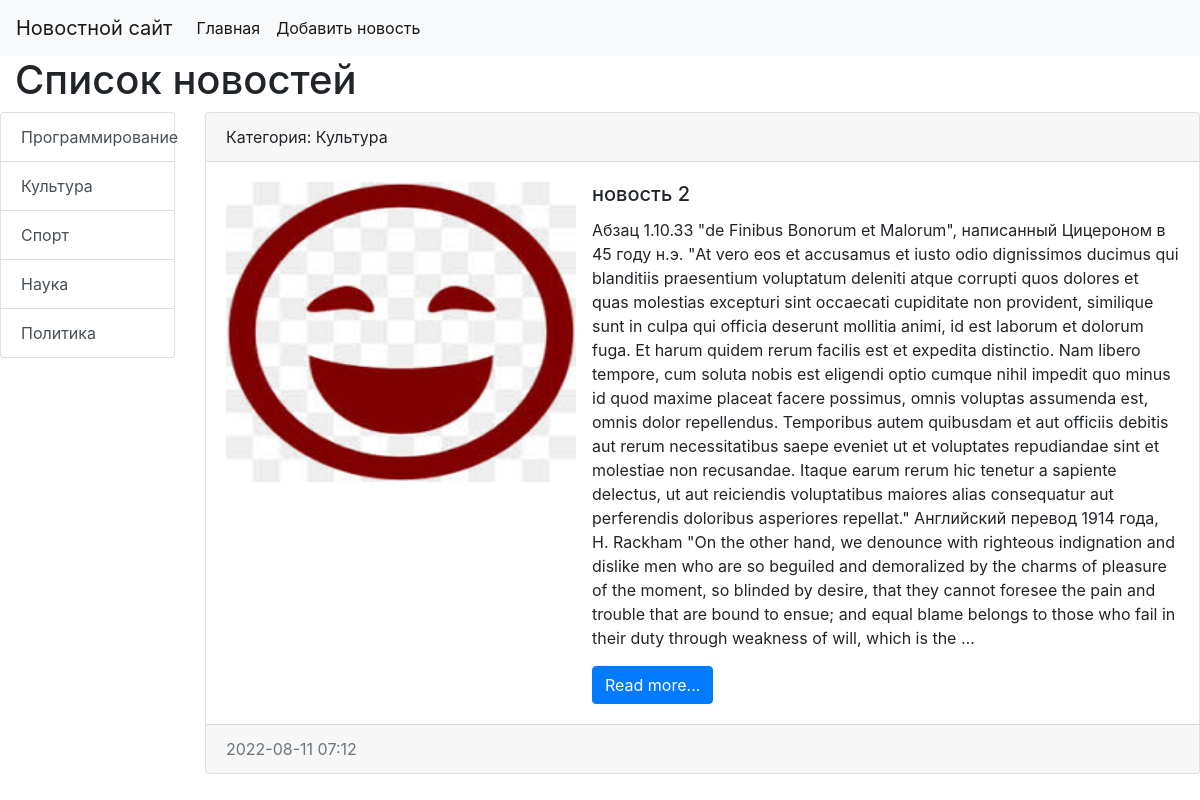
The app's page /category/2/ with its own data.
### news/models.py (models this page shows, shortened)
class Category(models.Model):
    title = models.CharField(max_length=150, db_index=True, verbose_name='Категория')
    def get_absolute_url(self):
        return reverse('category', kwargs={"category_id": self.pk})
    def __str__(self):
        return self.title
    class Meta:
        verbose_name = 'Категория'
        verbose_name_plural = 'Категории'

class News(models.Model):
    title = models.CharField(max_length=150, verbose_name='Наименование')
    content = models.TextField(blank=True, verbose_name='Текст')
    created_at = models.DateTimeField(auto_now_add=True, verbose_name='Дата создания')
    updated_at = models.DateTimeField(auto_now=True, verbose_name='Дата обновления')
    photo = models.ImageField(upload_to='photos/%Y/%m/%d', blank=True, verbose_name='Фото')
    is_published = models.BooleanField(default=True, verbose_name='Публикация')
    category = models.ForeignKey(Category, on_delete=models.PROTECT, null=True, verbose_name='Категория')
    def get_absolute_url(self):
        return reverse('view_news', kwargs={"news_id": self.pk})
    class Meta:
        verbose_name = 'Новость'
        verbose_name_plural = 'Новости'
        ordering = ['-created_at']

### news/views.py (the view)
# urls.py: path('category/<int:category_id>/', get_category, name='category'),
def get_category(request, category_id):
    news = News.objects.filter(category_id=category_id)
    category = Category.objects.get(pk=category_id)
    context = {
        'news': news,
        'title': 'Список новостей',
        'category': category,
    }
    return render(request, 'news/category.html', context)

### news/templatetags/news_tags.py (called while the page is built)
@register.inclusion_tag('news/list_categories.html')
def show_categories():
    categories = Category.objects.all()
    return {'categories': categories}

### news/templates/news/category.html
{% extends 'base.html' %}
{% block sidebar %}
{% include 'inc/_sidebar.html' %}
{% endblock %}
{% block content %}
{% for item in news %}
<div class="card mb-3">
  <div class="card-header">Категория: {{ item.category }}</div>
  <div class="card-body">
    <div class="media">
      {% if item.photo %}
      <img src="{{ item.photo.url }}" width="350" height="300" class="mr-3" alt="">
      {% else %}
      <img src="https://picsum.photos//id/1060/350/300/?blur=2" class="mr-3" alt="">
      {% endif %}
      <div class="media-body">
        <h5 class="card-title">{{ item.title }}</h5>
        <p class="card-text">{{ item.content|truncatewords:200 }}</p>
        <a href="{{ item.get_absolute_url }}" class="btn btn-primary">Read more...</a>
      </div>
    </div>
  </div>
  <div class="card-footer text-muted">{{ item.created_at|date:"Y-m-d h:i" }} </div>
</div>
{% endfor %}
{% endblock %}

### news/templates/news/list_categories.html
<div class="List-group">
    {% for item in categories %}
    <a href="{{ item.get_absolute_url }}" class="list-group-item list-group-item-action">{{ item.title }}</a>
    {% endfor %}
</div>

### records on screen
Category: title "Программирование"
Category: title "Культура"
Category: title "Спорт"
Category: title "Наука"
Category: title "Политика"
News: category "Культура", photo (picture), title "новость 2", content "Абзац 1.10.33 \"de Finibus Bonorum et Malorum\", написанный Цицероном в 45 году н.э. \"At vero eos et accusamus et iusto odio dignissimos ducimus qui blanditiis praesentium voluptatum deleniti atque corrupti quos dolores et quas molestias excepturi sint occaecati cupiditate non provident, similique sunt in culpa qui officia deserunt mollitia animi, id est laborum et dolorum fuga. Et harum quidem rerum facilis est et expedita distinctio. Nam libero tempore, cum soluta nobis est eligendi optio cumque nihil impedit quo minus id quod maxime placeat facere possimus, omnis voluptas assumenda est, omnis dolor repellendus. Temporibus autem quibusdam et aut officiis debitis aut rerum necessitatibus…", created_at "2022-08-11 07:12"

### other values on screen
{{ title }} "Список новостей"
